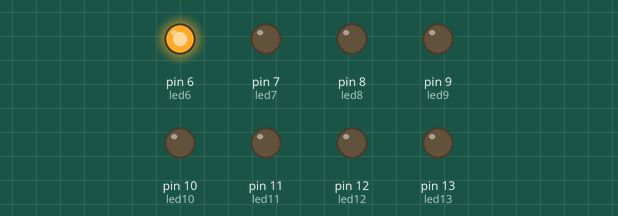
Bench run of a sketch on a simulated Arduino Uno, built with avr-gcc and run on an emulated ATmega328P. On the bench: output pins drawn as LEDs (lit = HIGH).

Above: at 0.2 s.
At 2.5 s:
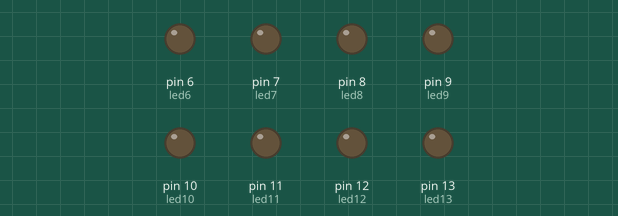
Timing chart, 0 to 3.5 s (numbered marks = the images above):
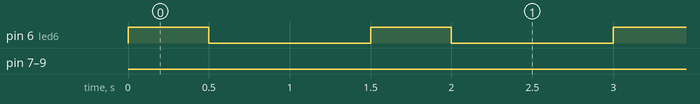

Measured:
- by itself, pin 6 (led6): alternates HIGH for 0.50 s and LOW for 1.0 s, 12 changes in all, then stays LOW
- by itself, pin 7 (led7): LOW → HIGH at 9.0 s, → LOW 0.50 s later, → HIGH 1.0 s later, → LOW 0.50 s later, … (14 changes in this stretch)
- by itself, pin 8 (led8): LOW → HIGH at 19.5 s, → LOW 0.10 s later, → HIGH 0.10 s later, → LOW 0.10 s later, … (14 changes in this stretch)
- by itself, pin 9 (led9): LOW → HIGH at 20.9 s, → LOW 0.50 s later, → HIGH 1.0 s later, → LOW 0.50 s later, … (146 changes in this stretch)

The sketch:

multiple_led_code1.ino
```cpp
int led6=6,led7=7,led8=8,led9=9,led10=10,led11=11,led12=12,led13=13;
int i,j,k,l,m,n,o,p;
void setup()
{
  pinMode(led6,OUTPUT);
  pinMode(led7,OUTPUT);
  pinMode(led8,OUTPUT);
  pinMode(led9,OUTPUT);
  pinMode(led10,OUTPUT);
  pinMode(led11,OUTPUT);
  pinMode(led12,OUTPUT);
  pinMode(led13,OUTPUT);
}
void loop()
{
  for (i=0;i<6;i++)
  {
    digitalWrite(led6,1);
    delay(500);
    digitalWrite(led6,0);
    delay(1000);
  }
  for (j=0;j<7;j++)
  {
    digitalWrite(led7,1);
    delay(500);
    digitalWrite(led7,0);
    delay(1000);
  }
  for (k=0;k<7;k++)
  {
    digitalWrite(led8,1);
    delay(100);
    digitalWrite(led8,0);
    delay(100);
  }
  for(l=0;l<8;i++)
  {
    digitalWrite(led9,1);
    delay(500);
    digitalWrite(led9,0);
    delay(1000);
  }
  for(m=0;m<9;m++)
  {
    digitalWrite(led10,1);
    delay(500);
    digitalWrite(led10,0);
    delay(1000);
  }
  for(n=0;n<10;n++)
  {
    digitalWrite(led11,1);
    delay(500);
    digitalWrite(led11,0);
    delay(1000);
  }
  for(o=0;o<11;o++);
  {
    digitalWrite(led12,1);
    delay(500);
    digitalWrite(led12,0);
    delay(1000);
  }
  for(p=0;p<12;p++)
  {
    digitalWrite(led13,1);
    delay(500);
    digitalWrite(led13,0);
    delay(1000);
  }
}
```
